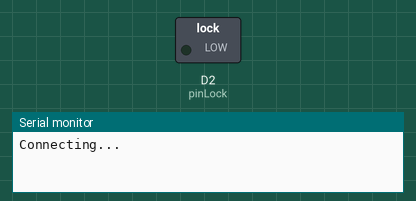
The sketch below on a simulated ESP8266 (NodeMCU). Parts: switched loads named in the sketch (green lamp = pin HIGH), the last lines printed to the serial monitor. WiFi joins after 1.5 s; servers stay silent unless stated.

Above: at 0.1 s.
At 6.8 s:
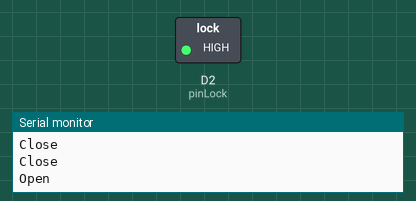
Timing chart, 0 to 13.0 s (numbered marks = the images above):
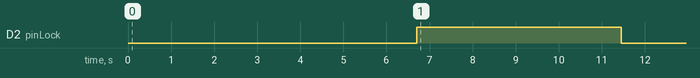

Measured:
- by itself, D2 (pinLock): LOW → HIGH at 6.7 s, → LOW 4.8 s later

The sketch:

SocketClient.ino
```cpp
#include <Arduino.h>
#include <ESP8266WiFi.h>
#include <WiFiClient.h>
#define pinLock D2
//192.168.1.9
const uint16_t port = 65321;
const char *host = "192.168.43.222";
WiFiClient client;
char serverSignal;
unsigned long currentTime;
unsigned long preTime=5500;
bool isBuzz=false;
void setup()
{
    pinMode(pinLock,OUTPUT);
    Serial.begin(9600);
    Serial.println("");
    Serial.println("Connecting...\n");
    WiFi.mode(WIFI_STA);
    WiFi.begin("Ayaya", "12345687"); // change it to your ussid and password
    while (WiFi.status() != WL_CONNECTED)
    {
        delay(500);
        Serial.print(".");
    }
     Serial.println("");
    Serial.println("Connected to wifi\n");
}

void loop()
{
  currentTime = millis();
    client.connect(host, port);
    delay(250);
    while (client.available() > 0)
    {
        serverSignal = client.read();
                if(serverSignal == '1')
                {
                  preTime = currentTime;
                }
                if(serverSignal == '2' && currentTime - preTime> 5000)
                {
                  Serial.print("Buzz");
                }
    }
    if(currentTime - preTime< 5000  ){
          Serial.print("Open");
          digitalWrite(pinLock,HIGH);
           delay(500);
      }else{
          Serial.print("Close");
          digitalWrite(pinLock,LOW);
           delay(500);
        }
    Serial.print('\n');

}
```
